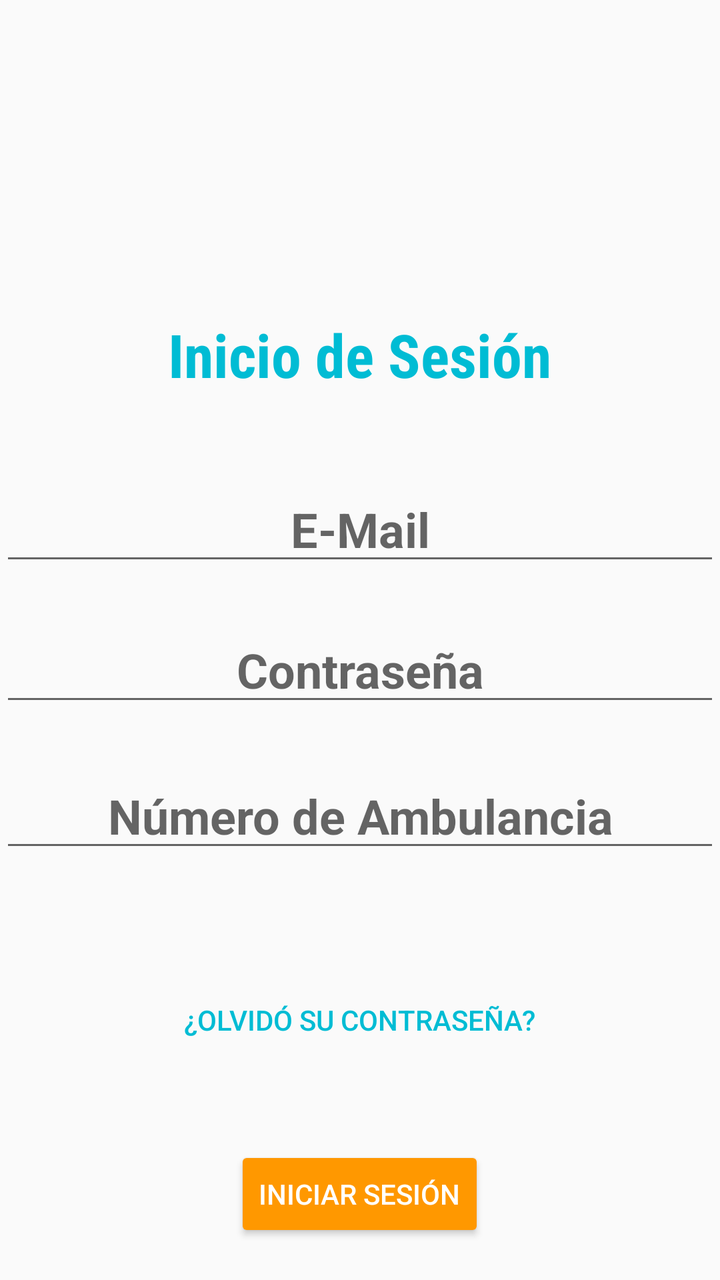
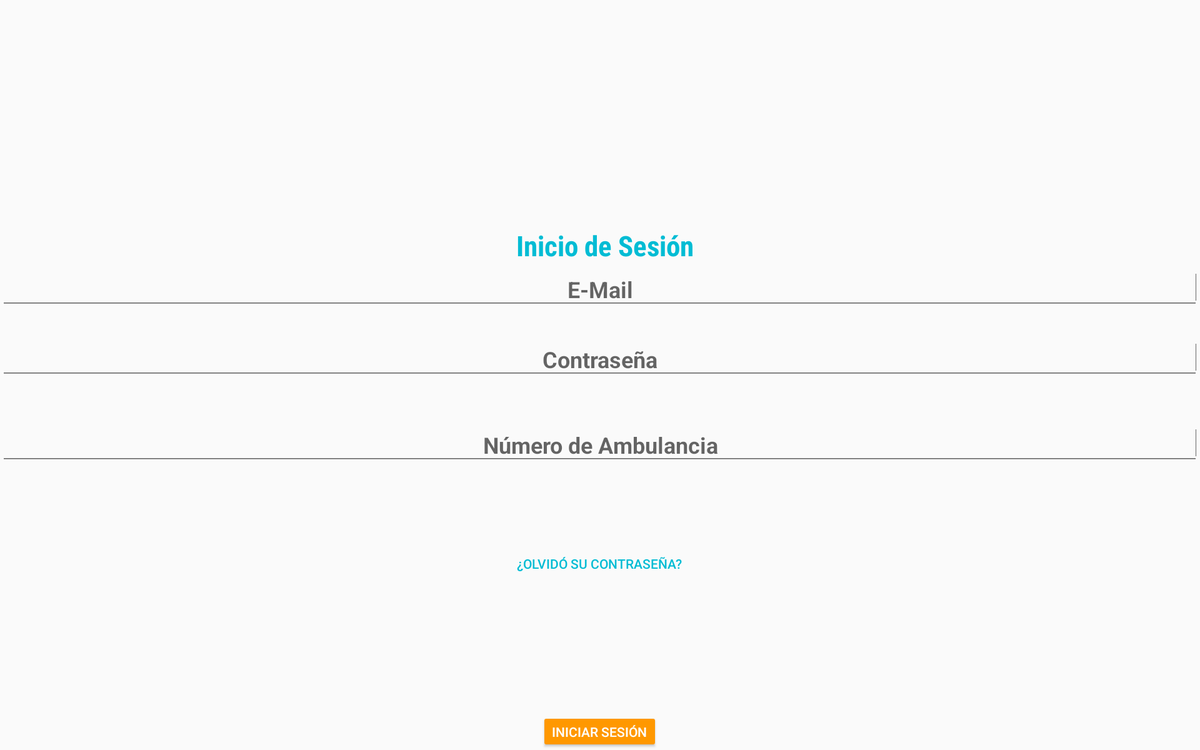

Two renders of one Android screen. The first uses the default layout on a phone; the second uses the alternative layout the repository ships for a different screen configuration, on a matching device. The two XML files are below.
<!-- AndroidManifest.xml: activity theme AppTheme.NoActionBar -->
<!-- res/layout/activity_login.xml -->
<?xml version="1.0" encoding="utf-8"?>
<RelativeLayout xmlns:android="http://schemas.android.com/apk/res/android"


    xmlns:tools="http://schemas.android.com/tools"
    android:layout_width="match_parent"
    android:layout_height="match_parent"
    tools:context="com.example.r_2g_.satemapp.LoginActivity">

    <EditText
        android:id="@+id/editTextUsuario"
        android:layout_width="wrap_content"
        android:layout_height="wrap_content"
        android:ems="10"
        android:hint="@string/usuario"
        android:inputType="textEmailAddress"
        android:textAlignment="center"
        android:textSize="24sp"
        android:textStyle="bold"
        android:layout_above="@+id/editTextPassword"
        android:layout_marginBottom="21dp"
        android:layout_alignParentEnd="true"
        android:layout_alignParentStart="true" />

    <EditText
        android:id="@+id/editTextPassword"
        android:layout_width="wrap_content"
        android:layout_height="wrap_content"
        android:ems="10"
        android:hint="@string/password"
        android:inputType="textPassword"
        android:textAlignment="center"
        android:textSize="24sp"
        android:textStyle="bold"
        android:layout_alignBottom="@+id/editTextNAmbulancia"
        android:layout_alignParentStart="true"
        android:layout_marginBottom="73dp"
        android:layout_alignParentEnd="true" />

    <EditText
        android:id="@+id/editTextNAmbulancia"
        android:layout_width="wrap_content"
        android:layout_height="wrap_content"
        android:ems="10"
        android:hint="@string/numAmb"
        android:inputType="number"
        android:textAlignment="center"
        android:textSize="24sp"
        android:textStyle="bold"
        android:layout_above="@+id/buttonForget"
        android:layout_alignParentStart="true"
        android:layout_marginBottom="55dp"
        android:layout_alignParentEnd="true" />

    <Button
        android:id="@+id/buttonLogin"
        style="@style/Widget.AppCompat.Button.Colored"
        android:layout_width="wrap_content"
        android:layout_height="wrap_content"
        android:layout_alignParentBottom="true"
        android:layout_centerHorizontal="true"
        android:layout_marginBottom="19dp"
        android:onClick="onClick"
        android:text="@string/login" />

    <Button
        android:id="@+id/buttonForget"
        style="@style/Widget.AppCompat.Button.Borderless"
        android:layout_width="wrap_content"
        android:layout_height="wrap_content"
        android:text="@string/olvidosucontrasenha"
        android:textColor="@color/colorForget"
        android:layout_above="@+id/buttonLogin"
        android:layout_centerHorizontal="true"
        android:layout_marginBottom="39dp" />

    <TextView
        android:id="@+id/textView2"
        android:layout_width="wrap_content"
        android:layout_height="wrap_content"
        android:layout_above="@+id/editTextUsuario"
        android:layout_centerHorizontal="true"
        android:layout_marginBottom="41dp"
        android:fontFamily="sans-serif-condensed"
        android:text="@string/loginTitle"
        android:textColor="@color/colorTitle"
        android:textSize="30sp"
        android:textStyle="bold" />

    <ProgressBar
        android:id="@+id/progressBarLogin"
        style="?android:attr/progressBarStyle"
        android:layout_width="wrap_content"
        android:layout_height="wrap_content"
        android:layout_alignBottom="@+id/editTextPassword"
        android:layout_centerHorizontal="true"
        android:visibility="invisible" />
</RelativeLayout>
<!-- resources referenced by this layout -->
<resources>
  <color name="colorForget">#00bcd4</color>
  <color name="colorTitle">#00bcd4</color>
  <string name="login">Iniciar Sesión</string>
  <string name="loginTitle">Inicio de Sesión</string>
  <string name="numAmb">Número de Ambulancia</string>
  <string name="olvidosucontrasenha">¿Olvidó su Contraseña?</string>
  <string name="password">Contraseña</string>
  <string name="usuario">E-Mail</string>
  <style name="AppTheme.NoActionBar">
          <item name="windowActionBar">false</item>
          <item name="windowNoTitle">true</item>
      </style>
</resources>
<!-- res/layout-xlarge/activity_login.xml (the repository's variant of the layout above) -->
<!-- drawn on a large tablet held sideways -->
<?xml version="1.0" encoding="utf-8"?>
<RelativeLayout xmlns:android="http://schemas.android.com/apk/res/android"


    xmlns:tools="http://schemas.android.com/tools"
    android:layout_width="match_parent"
    android:layout_height="match_parent"
    tools:context="com.example.r_2g_.satemapp.LoginActivity">

    <EditText
        android:id="@+id/editTextUsuario"
        android:layout_width="wrap_content"
        android:layout_height="wrap_content"
        android:ems="10"
        android:hint="@string/usuario"
        android:inputType="textEmailAddress"
        android:textAlignment="center"
        android:textSize="24sp"
        android:textStyle="bold"
        android:layout_below="@+id/textView2"
        android:layout_alignParentStart="true"
        android:layout_alignParentEnd="true" />

    <EditText
        android:id="@+id/editTextPassword"
        android:layout_width="wrap_content"
        android:layout_height="wrap_content"
        android:ems="10"
        android:hint="@string/password"
        android:inputType="textPassword"
        android:textAlignment="center"
        android:textSize="24sp"
        android:textStyle="bold"
        android:layout_below="@+id/editTextUsuario"
        android:layout_alignParentStart="true"
        android:layout_marginTop="25dp"
        android:layout_alignParentEnd="true" />

    <EditText
        android:id="@+id/editTextNAmbulancia"
        android:layout_width="wrap_content"
        android:layout_height="wrap_content"
        android:ems="10"
        android:hint="@string/numAmb"
        android:inputType="text"
        android:textAlignment="center"
        android:textSize="24sp"
        android:textStyle="bold"
        android:layout_below="@+id/progressBarLogin"
        android:layout_alignParentStart="true"
        android:layout_marginTop="42dp"
        android:layout_alignParentEnd="true" />

    <Button
        android:id="@+id/buttonLogin"
        style="@style/Widget.AppCompat.Button.Colored"
        android:layout_width="wrap_content"
        android:layout_height="wrap_content"
        android:onClick="onClick"
        android:text="@string/login"
        android:layout_below="@+id/buttonForget"
        android:layout_centerHorizontal="true"
        android:layout_marginTop="135dp" />

    <Button
        android:id="@+id/buttonForget"
        style="@style/Widget.AppCompat.Button.Borderless"
        android:layout_width="wrap_content"
        android:layout_height="wrap_content"
        android:onClick="onClick"
        android:text="@string/olvidosucontrasenha"
        android:textColor="@color/colorForget"
        android:layout_below="@+id/editTextNAmbulancia"
        android:layout_centerHorizontal="true"
        android:layout_marginTop="80dp" />

    <TextView
        android:id="@+id/textView2"
        android:layout_width="wrap_content"
        android:layout_height="wrap_content"
        android:fontFamily="sans-serif-condensed"
        android:text="@string/loginTitle"
        android:textColor="@color/colorTitle"
        android:textSize="30sp"
        android:textStyle="bold"
        android:layout_alignParentTop="true"
        android:layout_alignEnd="@+id/buttonForget"
        android:layout_marginTop="241dp" />

    <ProgressBar
        android:id="@+id/progressBarLogin"
        style="?android:attr/progressBarStyle"
        android:layout_width="wrap_content"
        android:layout_height="wrap_content"
        android:layout_alignBottom="@+id/editTextPassword"
        android:layout_centerHorizontal="true"
        android:visibility="invisible" />
</RelativeLayout>
